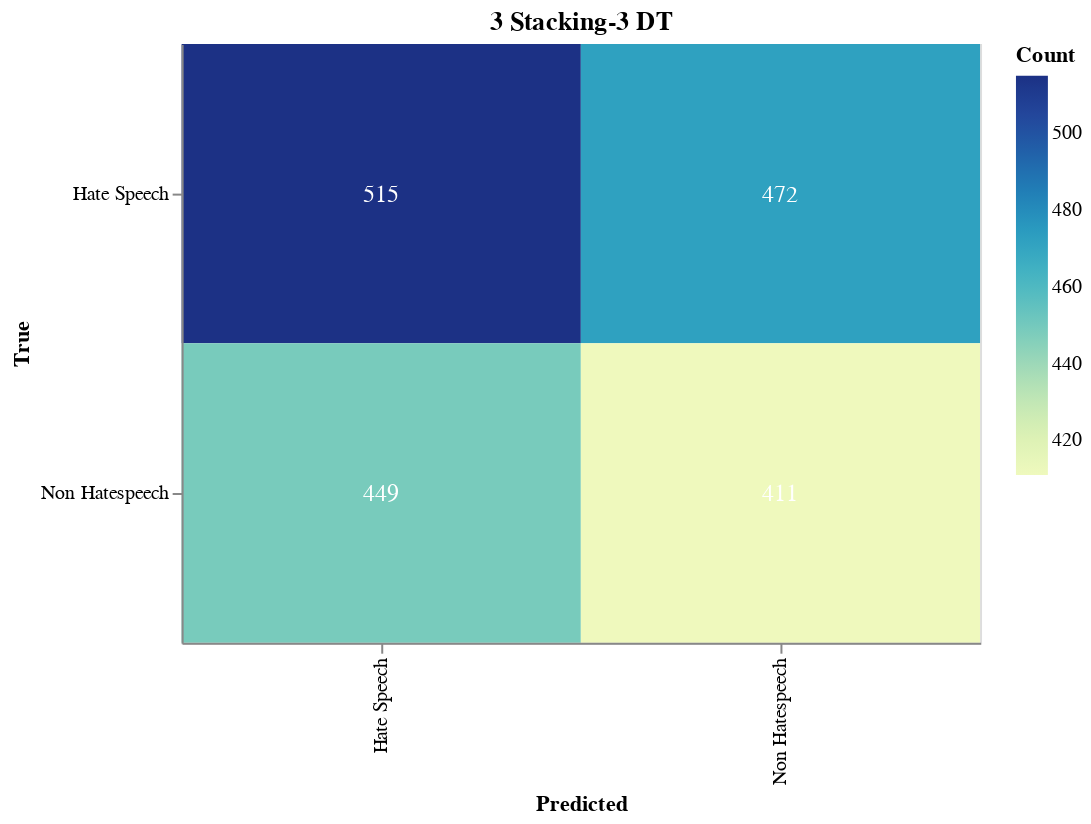

Notebook code cell kept with this figure:
### Markdown cell above
#### Save Confusion Matrix

### Code cell
import altair as alt
import altair_saver
import pandas as pd
from sklearn.metrics import confusion_matrix

# Calculate the confusion matrix
cm = confusion_matrix(true_labels, adjusted_predictions)

# Define class names
class_names = ['Hate Speech', 'Non Hatespeech']

# Convert confusion matrix to DataFrame
cm_df = pd.DataFrame(cm, index=class_names, columns=class_names).reset_index().melt(id_vars='index')
cm_df.columns = ['True', 'Predicted', 'Count']

# Ensure the order of categories
cm_df['True'] = pd.Categorical(cm_df['True'], categories=class_names, ordered=True)
cm_df['Predicted'] = pd.Categorical(cm_df['Predicted'], categories=class_names, ordered=True)

# Create the Altair plot
heatmap = alt.Chart(cm_df).mark_rect().encode(
    x=alt.X('Predicted:O', sort=class_names),
    y=alt.Y('True:O', sort=class_names),
    color='Count:Q',
    tooltip=['True', 'Predicted', 'Count']
).properties(
    width=400,
    height=300,
    title='3 Stacking-3 DT'
)

# Add text labels
text = heatmap.mark_text(
    align='center',
    baseline='middle',
    fontSize=12
).encode(
    text='Count:Q',
    color=alt.condition(
        alt.datum.Count > cm.max() / 2,
        alt.value('white'),
        alt.value('black')
    )
)

# Combine heatmap and text
final_chart = heatmap + text

# Display the plot
final_chart.show()

### Figure 1 — Vega-Lite specification as saved in the notebook (floating-point values rounded to 4 significant figures)
{"config": {"view": {"continuousWidth": 300, "continuousHeight": 300}}, "layer": [{"mark": {"type": "rect"}, "encoding": {"color": {"field": "Count", "type": "quantitative"}, "tooltip": [{"field": "True", "type": "ordinal"}, {"field": "Predicted", "type": "ordinal"}, {"field": "Count", "type": "quantitative"}], "x": {"field": "Predicted", "sort": ["Hate Speech", "Non Hatespeech"], "type": "ordinal"}, "y": {"field": "True", "sort": ["Hate Speech", "Non Hatespeech"], "type": "ordinal"}}, "title": "3 Stacking-3 DT"}, {"mark": {"type": "text", "align": "center", "baseline": "middle", "fontSize": 12}, "encoding": {"color": {"condition": {"test": "(datum.Count > 257.5)", "value": "white"}, "value": "black"}, "text": {"field": "Count", "type": "quantitative"}, "tooltip": [{"field": "True", "type": "ordinal"}, {"field": "Predicted", "type": "ordinal"}, {"field": "Count", "type": "quantitative"}], "x": {"field": "Predicted", "sort": ["Hate Speech", "Non Hatespeech"], "type": "ordinal"}, "y": {"field": "True", "sort": ["Hate Speech", "Non Hatespeech"], "type": "ordinal"}}, "title": "3 Stacking-3 DT"}], "data": {"name": "data-2e5725c36a7f67a936498e4a65c60bf0"}, "height": 300, "width": 400, "$schema": "https://vega.github.io/schema/vega-lite/v5.17.0.json", "datasets": {"data-2e5725c36a7f67a936498e4a65c60bf0": [{"True": "Hate Speech", "Predicted": "Hate Speech", "Count": 515}, {"True": "Non Hatespeech", "Predicted": "Hate Speech", "Count": 449}, {"True": "Hate Speech", "Predicted": "Non Hatespeech", "Count": 472}, {"True": "Non Hatespeech", "Predicted": "Non Hatespeech", "Count": 411}]}}
